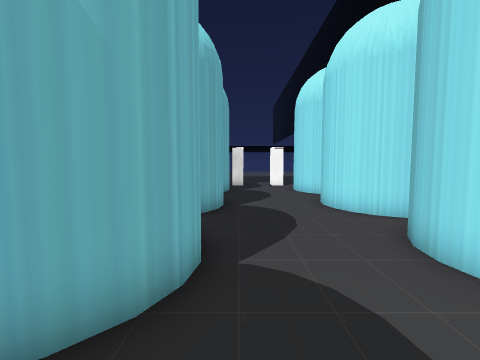
View 1 (above)

24 first-person views from a walk through a Unity game level. The camera is 1.5 m above the floor, tilts 4° down and sees 90° across. The floor is counted in squares, 1 m on a side. Each view is taken from the middle of a square. On the plan, view 1 faces up. The plan holds only what a view shows up to about 13 squares ahead; the rest is blank. The place goes on beyond the plan. The player character is not drawn. Some surface patterns are stand-ins.

View 2
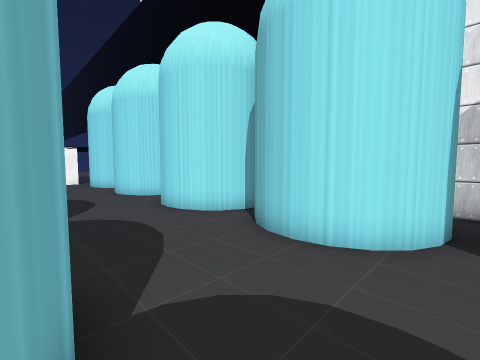

View 3
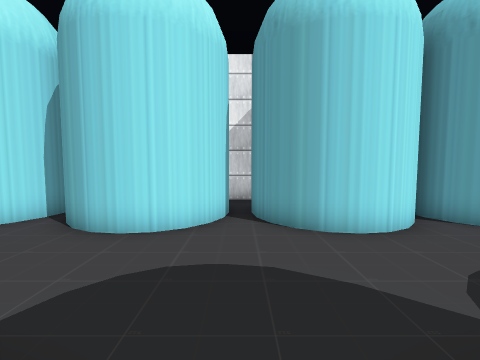

View 4
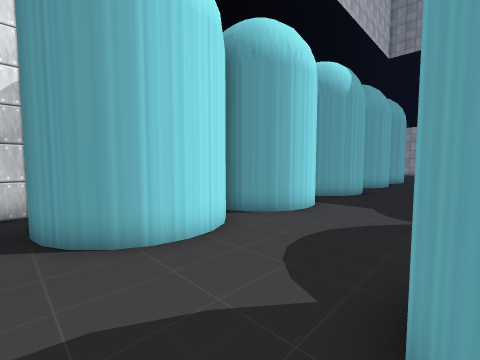

View 5
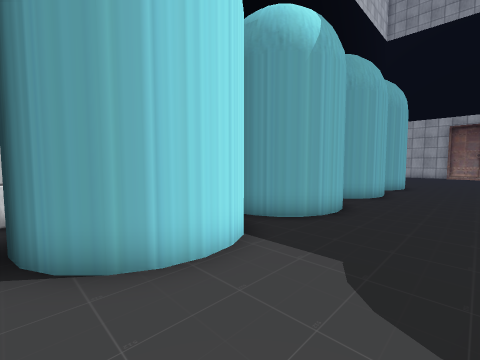

View 6
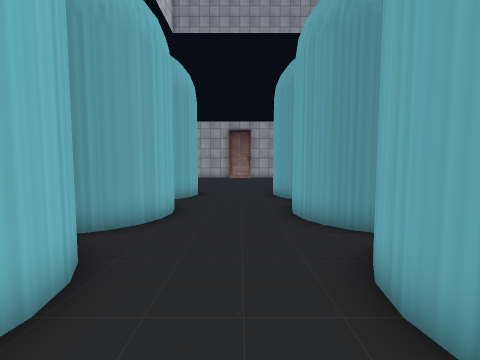

View 7
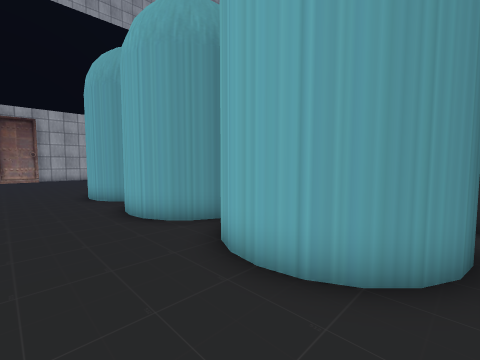

View 8
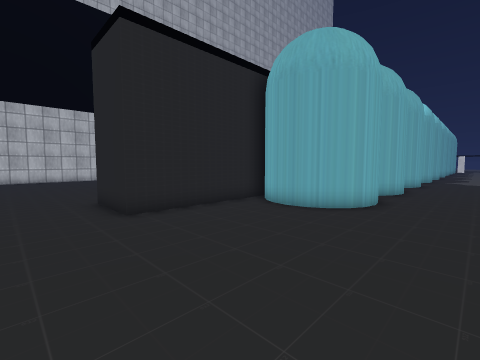

View 9
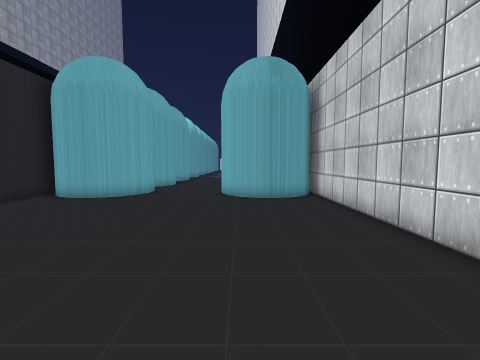

View 10
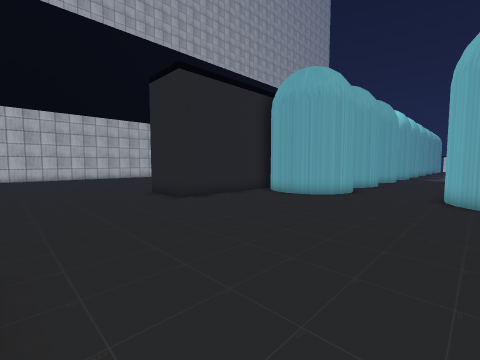

View 11
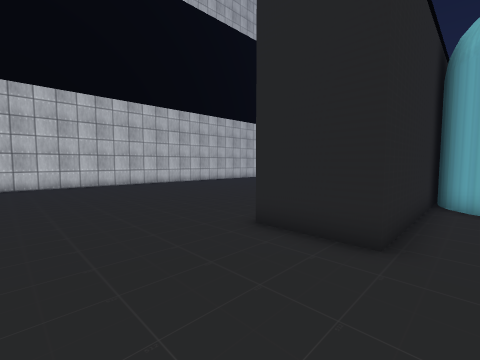

View 12
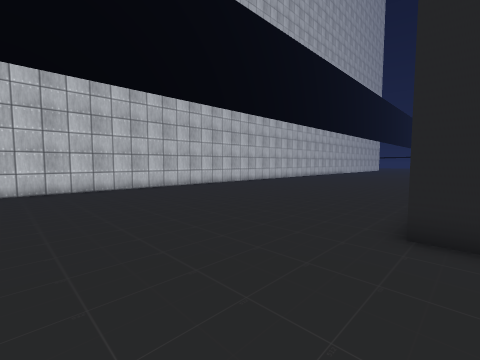

View 13
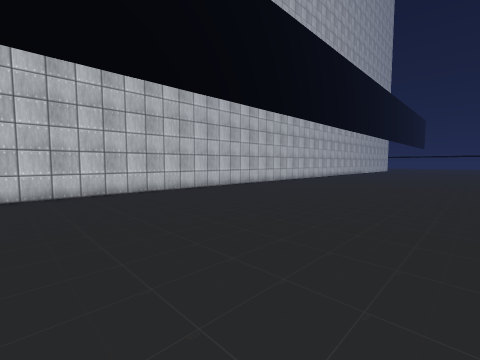

View 14
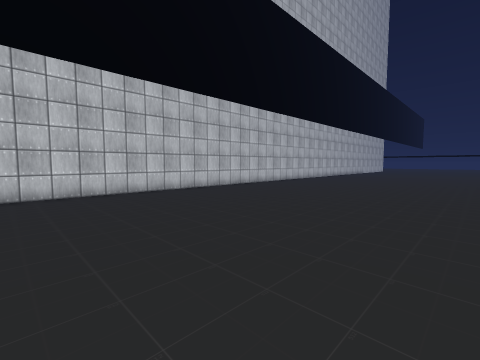

View 15
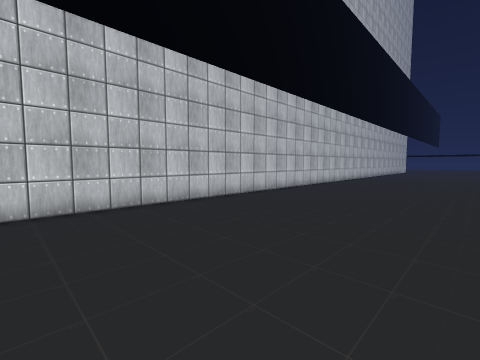

View 16
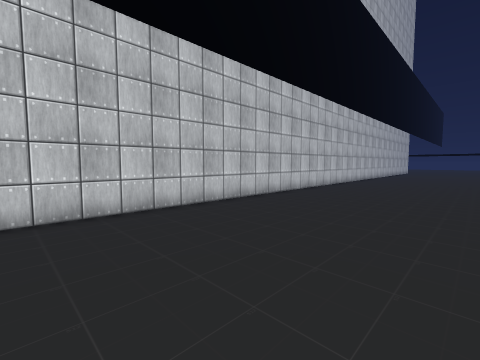

View 17
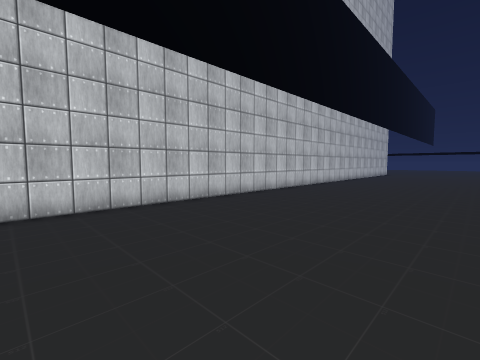

View 18
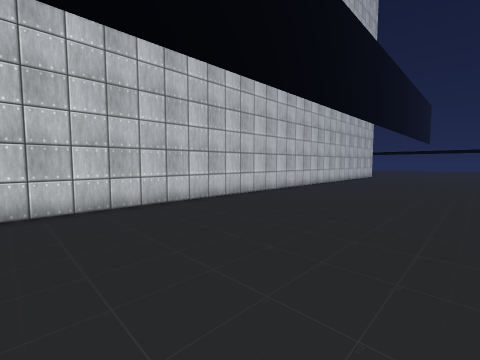

View 19
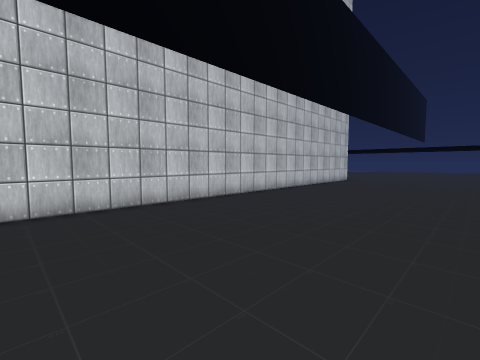

View 20
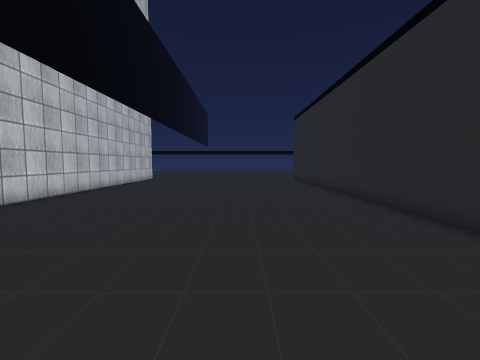

View 21
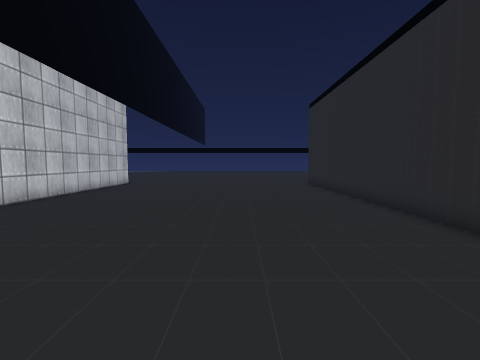

View 22
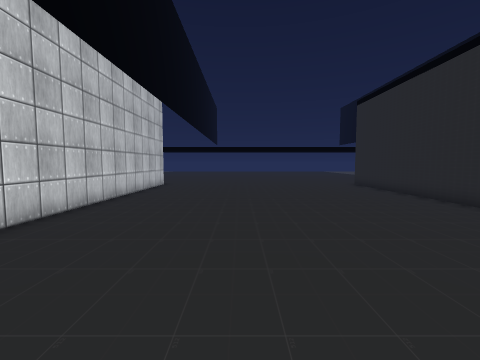

View 23
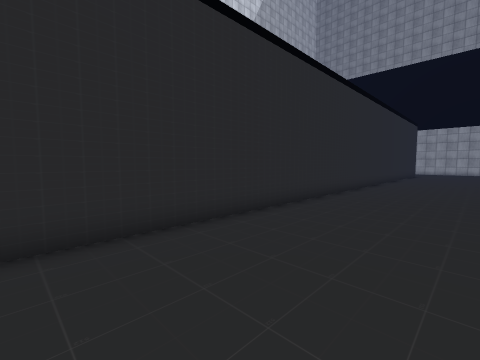

View 24
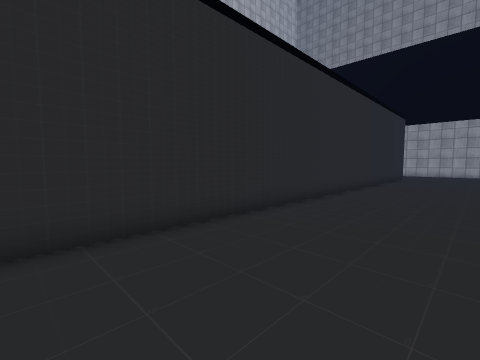

### Floor plan
Key: @ floor where view 1 was taken; # wall or solid block; . floor; O other object.
Columns run from 22 left of view 1 to 8 right of it. Each row starts with its distance up from view 1.
 12 #.............#      #....#
 11 #.............#      ......
 10 #.............#       ....
  9 #.............#      O...#
  8 #.............#      #...##
  7 #.............#      #....##
  6 #.............#      ......
  5 #.............#       ....#
  4 #.............#      O...##
  3 #.............#      O...##
  2 #.............#     ##....##
  1 #.............#       .....#
  0 #.............#       @...##
 -1 #.............#       ...##
 -2 #.............#      O...##
 -3 #.............#      #....##
 -4 #.............#     .......#
 -5 #.............#      #....##
 -6 #.............#      #...##
 -7 #.............#       ...##
 -8 #.............#       ....#
 -9 #.............#       ....##
-10 #.............#       ...##
-11 #.............#       ...#
-12 #.............#       ...##
-13 #.............#       ....#
-14 #.............#  ####.....##
-15 #.............#     ##...##
-16 #.............#      O...#
-17 #.............#      #...##
-18 #.............#     ##....#
-19 #.............#     #.....##
-20 #.............      ##...##
-21 #.............       O...#
-22 #.............       #...#
-23 #.............       .....
-24 #.............       #....#
-25 #.............   #   O...##   #
-26 #.............   #   O...##  ##
-27 #.............   #####....#####
-28 #.............   #.##......##.#
-29 #.............   #............#
-30 #.............   #............#
-31 #.............   #............#
-32 #.............####............#
-33 #.............................#
-34 #.............................#
-35 #.............................
-36 #.............................
-37 #.........................
-38 #........................ .

Where each view was taken, in squares from view 1:
view 1: 0 up, 0 right, facing up
view 2: 4 down, 1 left, facing up-right
view 3: 4 down, 2 left, facing right
view 4: 4 down, 1 left, facing down-right
view 5: 9 down, 0 right, facing down-right
view 6: 14 down, 1 right, facing down
view 7: 14 down, 2 right, facing down-left
view 8: 35 down, 2 right, facing up-left
view 9: 38 down, 4 right, facing up
view 10: 38 down, 4 right, facing up-left
view 11: 37 down, 4 left, facing up-left
view 12: 38 down, 7 left, facing up-left
view 13: 36 down, 9 left, facing up-left
view 14: 33 down, 9 left, facing up-left
view 15: 30 down, 13 left, facing up-left
view 16: 26 down, 14 left, facing up-left
view 17: 19 down, 13 left, facing up-left
view 18: 13 down, 13 left, facing up-left
view 19: 6 down, 13 left, facing up-left
view 20: 7 down, 13 left, facing up
view 21: 2 down, 13 left, facing up
view 22: 1 down, 16 left, facing up
view 23: 0 up, 13 left, facing down-right
view 24: 6 down, 13 left, facing down-right
